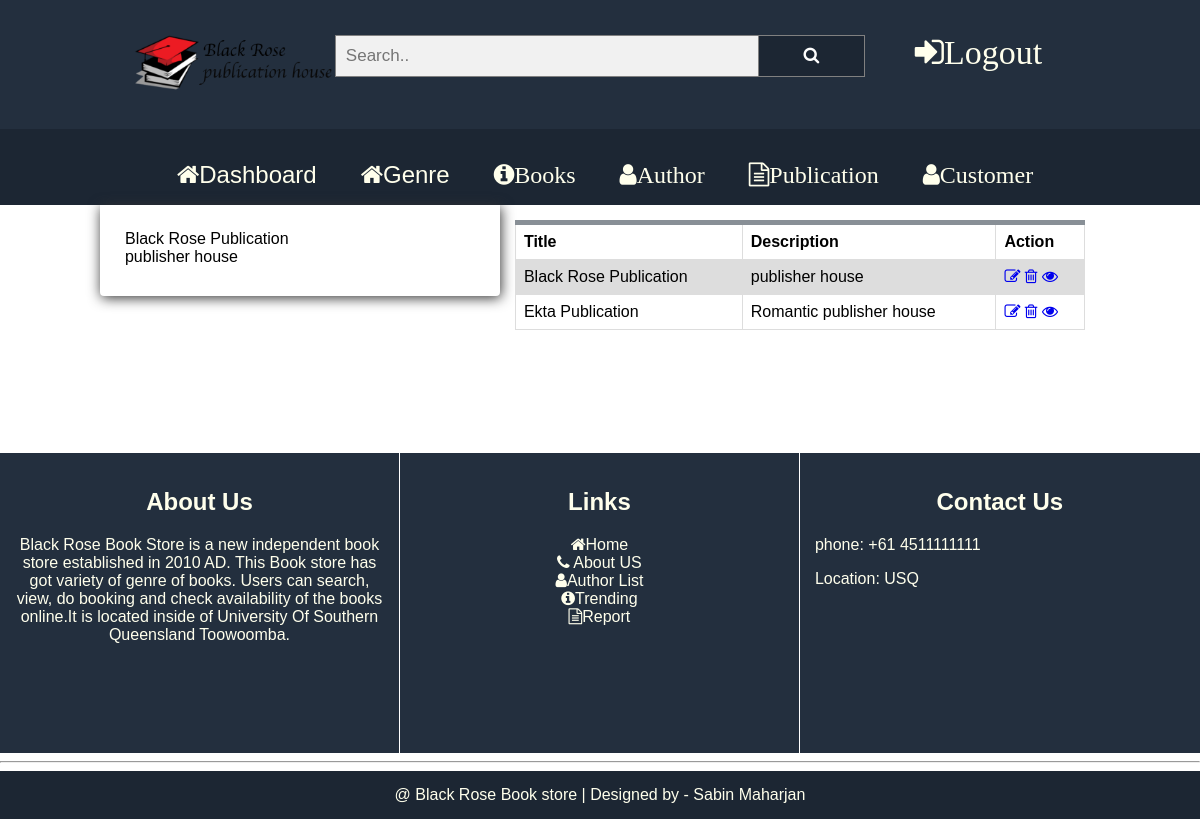
Screenshot of /publishers/show/1 (signed in) with the database file from the repository.
### tables this page shows
CREATE TABLE tbl_publishers (
  				id INTEGER PRIMARY KEY,
  				title TEXT,
  				description TEXT,
                suburb TEXT,
                state TEXT,
                street TEXT,
                country TEXT,
                contact_number TEXT,
  				timestamp DATETIME DEFAULT CURRENT_TIMESTAMP
          
                );

### app/Controller/publishers.php (called while the page is built, shortened)
<?php
class Publishers extends Controller{
    private $model;
    public function __construct(){
        $this->model=$this->model('Publisher');
    }
    public function show($id){
        $single=$this->model->findByID($id);
        $datas = $this->model->get();
        $data=[
        'publishers'=>$datas,
        'single'=>$single
        ];
        $this->view('publisher/show',$data);
    }
}
?>

### index.php (called while the page is built, shortened)
<?php
 $init = new Core;
 ?>

### app/Libraries/Libcommon.php (called while the page is built, shortened)
<?php
  class Libcommon{
    private $db;
    private $table;
    public function __construct($table=""){
      $this->table=$table;
    }
    public function openDBConnection(){
      try{
          $this->db=new SQLITE3(dirname(dirname(dirname(__FILE__))).'/database/'.DB);
        } catch(Exception $e){
          $this->error = $e->getMessage();
          echo $this->error;
        }
    }
    public function query($sql){
      return $this->db->query($sql);
    }
    public function findByID($id,$fields="*"){
      $sql = "SELECT $fields FROM $this->table WHERE id=$id";
        $result = $this->query($sql);
        if($this->query($sql))
        {
          return $result->fetchArray(SQLITE3_ASSOC);
        }
        else
        {
          return "ERROR! failed to update ".$this->table." Info.";
        }
    }
    public function get($fields="*",$condition="1=1"){
      $sql = "SELECT $fields FROM $this->table WHERE $condition";
        $result = $this->query($sql);
        if($result)
        {
          return $result;
        }
        else
        {
          return "ERROR! failed to update ".$this->table." Info.";
        }
    }
}

### resources/views/admin/publisher/show.php (the view)
<?php
	require(BACKEND."include/header.php");
    include(BACKEND."include/nav.php");
?>
	<main>
		<article>
			<section class="row">
			<div class="col-id-1"></div>
				<div class="col-id-4 form_body">
					<?php echo $data['single']['title'];?><br>
					<?php echo $data['single']['description'];?>
				</div>
				<div class="col-id-6">
					<table class="">
						<tr>
							<th>Title</th>
							<th>Description</th>
							<th>Action</th>
						</tr>
						<?php
						while ($row = $data['publishers']->fetchArray()) {?>
						<tr>
							<td><?php echo $row['title'];?></td>
							<td><?php echo $row['description'];?></td>
							<td>
								<?php
									$controllers="genres";
									include(BACKEND."include/action_button.php");
								?>
							</td>
						</tr>
						<?php
						}
						?>
					</table>
					<br>
					<br>
					<br>
				</div>
			</section>
			<br><br><br>
		</article>
	</main>
<?php
	require(BACKEND.'include/footer.php');
?>

### resources/views/admin/include/action_button.php
<a href="<?php echo SITEROOT.$controllers.'/edit/'.$row['id'] ;?>" class="btn btn-dark btn-block"><i class="fa fa-pencil-square-o" aria-hidden="true"></i></a>
<a href="<?php echo SITEROOT.$controllers.'/delete/'.$row['id'] ;?>" class="btn btn-dark btn-block"><i class="fa fa-trash-o" aria-hidden="true"></i></a>
<a href="<?php echo SITEROOT.$controllers.'/show/'.$row['id'] ;?>" class="btn btn-dark btn-block"><i class="fa fa-eye" aria-hidden="true"></i></a>

### public/style/style.css (style rules this page uses)
.row::after { content: ""; clear: both; display: block; }
[class*="col-id-"] { float: left; padding: 15px; }
.col-id-1 { width: 8.33%; }
.col-id-4 { width: 33.33%; }
.col-id-6 { width: 50%; }
* { font-family: "Comic Sans MS", cursive, sans-serif; box-sizing: border-box; scroll-behavior: smooth; }
body { margin:0px auto; }
a { text-decoration-line: none; }
.form_body { padding: 25px 25px 30px 25px; box-shadow: 1px 2px 13px 0px #333; -moz-border-radius: 0 0 4px 4px; -webkit-border-radius: 0 0 4px 4px; border-radius: 0 0 4px 4px; text-align: left; transition: all .4s ease-in-out; }

### public/style/custom.css (style rules this page uses)
table { font-family: arial, sans-serif; border-collapse: collapse; width: 100%; border-top: 5px solid #888F96; }
td, th { border: 1px solid #dddddd; text-align: left; padding: 8px; }
tr:nth-child(even) { background-color: #dddddd; }

### rows the page displays
tbl_publishers: title "Black Rose Publication", description "publisher house"
tbl_publishers: title "Ekta Publication", description "Romantic publisher house"
